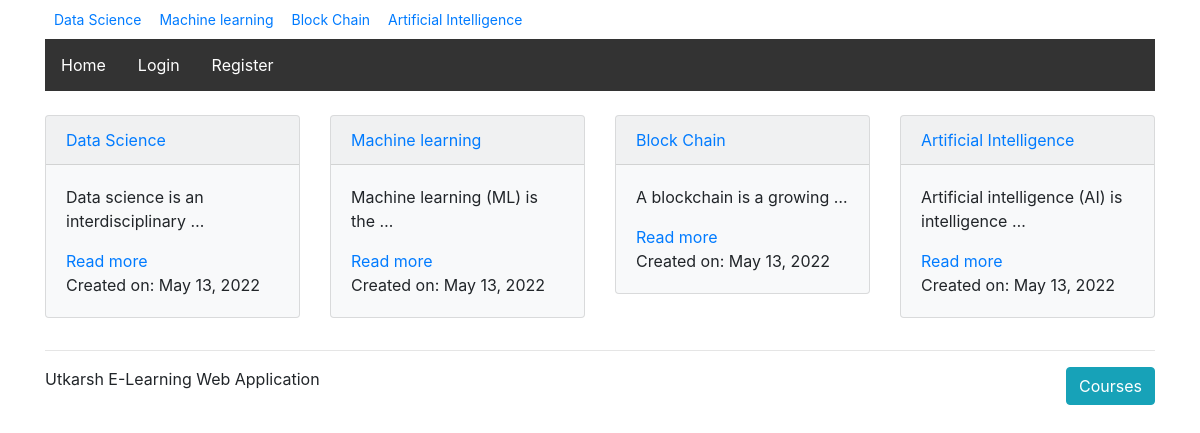
The app's page /courses/, older data.
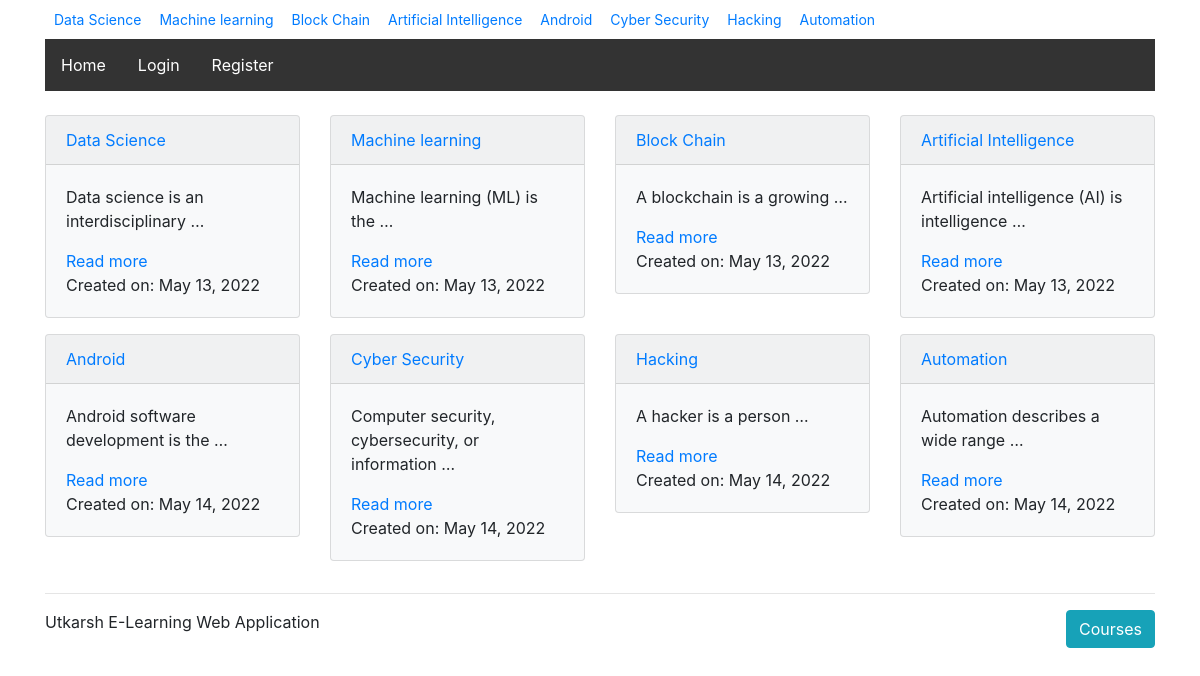
The same page, newer data.
### courses/models.py (models this page shows)
class Course(models.Model):
    created_at = models.DateTimeField(auto_now_add=True)
    title = models.CharField(max_length=255)
    description = models.TextField()
    def __str__(self):
        return self.title

### courses/views.py (the view)
def course_list(request):
    courses = models.Course.objects.all()
    email = 'questions@learning_site.com'
    return render(request, 'courses/course_list.html', {'courses':courses, 'email':email})

### courses/templatetags/course_extras.py (called while the page is built)
@register.simple_tag
def newest_course():
    return Course.objects.latest('created_at')

@register.inclusion_tag('courses/course_nav.html')
def nav_courses_list():
    courses = Course.objects.all()
    return {'courses':courses}

### courses/templates/courses/course_list.html (shortened to what this page needs)
{% extends "layout.html" %}
{% load static %}
{% block content %}
    <div class="row mt-4">
        {% for course in courses %}
            <div class="col-md-3">
                <div class="card bg-light mb-3" style="max-width: 18rem;">
                    <div class="card-header">
                        <a href="{% url 'course_detail' pk=course.pk %}">{{ course.title }}</a>
                    </div>
                    <div class="card-body">
                        {% if course.description|wordcount <= 5 %}
                            <p class="card-text">{{ course.description }}</p>
                        {% else %}
                            <p class="card-text">{{ course.description|truncatewords:5 }}</p>
                            <a href="{% url 'course_detail' pk=course.pk %}">Read more</a>
                        {% endif %}
                        <div>Created on: {{ course.created_at|date:"F j, Y" }}</div>
                    </div>
                </div>
            </div>
        {% endfor %}
    </div>
{% endblock %}

### templates/layout.html (shortened to what this page needs)
{% load static %}
{%  load course_extras %}
<!DOCTYPE html>
<html lang="en">
<head>
    <link rel="stylesheet" href="https://maxcdn.bootstrapcdn.com/bootstrap/4.0.0/css/bootstrap.min.css">
    <link rel="stylesheet" href="{% static 'css/layout.css' %}">
</head>
<body>
    <div class="container mt-1">
      <div>{% nav_courses_list %}</div>
    <ul>
        <li><a href="{% url 'home' %}">Home</a></li>
        {% if request.user.is_authenticated %}
            <li><a href="{% url 'course_list' %}">Courses</a></li>
            <li><a href="{% url 'suggestion' %}">Suggestion</a></li>
            <li><a href="{% url 'profile' %}">Profile</a></li>
            <li>
                <a href="{% url 'logout' %}"><i class="fas fa-fw fa-sign-out-alt"></i><span>Logout</span></a>
            </li>
        {% else %}
            <li><a href="{% url 'login' %}">Login</a></li>
            <li><a href="{% url 'register' %}">Register</a></li>
        {% endif %}
    </ul>
        {% block content %}{% endblock %}
        <hr>
    <div class="row mb-4">
        <div class="col-6">
            <p>Utkarsh E-Learning Web Application</p>
        </div>
        <div class="col-6">
            <a class="btn btn-info float-right" href="{% url 'course_list' %}">Courses</a>
        </div>
    </div>
    </div>
</body>
</html>

### courses/templates/courses/course_nav.html (shortened to what this page needs)
<link rel="stylesheet" href="https://maxcdn.bootstrapcdn.com/bootstrap/4.0.0/css/bootstrap.min.css">
<div class="container mb-1 row">
{% for course in courses %}
    <div><a class="btn btn-sm" href="{% url 'course_detail' pk=course.pk %}">{{ course.title }}</a></div>
{% endfor %}
</div>

### assets/css/layout.css (style rules this page uses)
ul { list-style-type: none; margin: 0; padding: 0; overflow: hidden; background-color: #333; }
li { float: left; }
li a { display: inline-block; color: white; text-align: center; padding: 14px 16px; text-decoration: none; }

Row changes from the older to the newer data that the page shows:
added Course: title "Android", description "Android software development is the …", created_at "May 14, 2022"
added Course: title "Cyber Security", description "Computer security, cybersecurity, or information …", created_at "May 14, 2022"
added Course: title "Hacking", description "A hacker is a person …", created_at "May 14, 2022"
added Course: title "Automation", description "Automation describes a wide range …", created_at "May 14, 2022"
